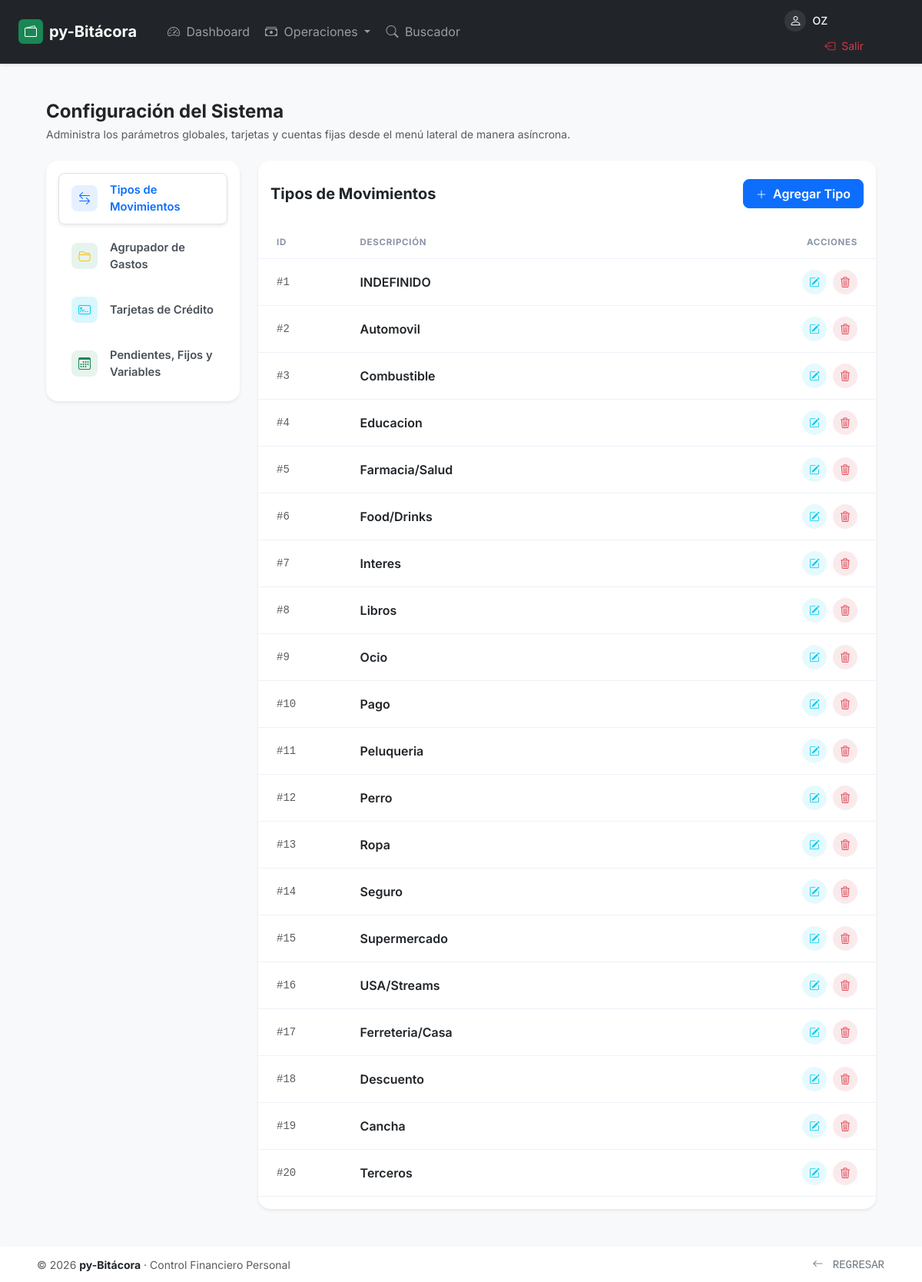
Screenshot of /parametrico (signed in) with the database file from the repository.
### app/models.py (models this page shows, shortened)
class User(UserMixin, db.Model):
    id = db.Column(db.Integer, primary_key=True)
    username = db.Column(db.String(64), index=True, unique=True)
    email = db.Column(db.String(120), index=True, unique=True)
    password_hash = db.Column(db.String(128))
    perfil = db.Column(db.String(128))

class TiposMovimiento(db.Model):
    __tablename__='tipos_movimiento'
    id = db.Column(db.Integer, primary_key=True)
    tipo = db.Column(db.String(100), nullable=False)

### app/routes.py (the view)
@app.route('/parametrico', methods=['GET', 'POST'])
@login_required
def parametrico():
    tipos_movimiento = TiposMovimiento.query.all()
    agrupador_gastos = AgrupadorGastos.query.all()
    gastos_fijos = DeudasPendientes.query.all()
    tarjetas = resumenes_tarjeta_macro() # Tarjetas.query.all()
    return render_template('new_parametrico.html', #'parametrico.html',
                           tipos_movimiento=tipos_movimiento,
                           agrupador_gastos=agrupador_gastos,
                           gastos_fijos=gastos_fijos,
                           tarjetas=tarjetas)

### app/__init__.py (called while the page is built)
@app.context_processor
def inject_utility_functions():
    return dict(
        listar_tipos=listar_tipos,
        listar_tarjetas=listar_tarjetas
    )

### app/models.py (called while the page is built)
@login.user_loader
def load_user(id):
    return User.query.get(int(id))

### app/utilitarios.py (called while the page is built)
def resumenes_tarjeta_macro():
    estados = []
    for tarjeta in Tarjetas.query.all():
        compras, pagos, descuentos, intereses = balance_puntual_tarjeta(tarjeta.id)
        if compras != 0:
            porcentaje_descuento = int((descuentos * 100) / compras)
        else:
            porcentaje_descuento = 0
        estados.append({'id':tarjeta.id, 'banco': tarjeta.banco, 'numero': tarjeta.numero, 'vencimiento': tarjeta.vencimiento, 'estado': tarjeta.estado, 'compras': compras, 'pagos': pagos, 'descuentos': descuentos, 'intereses': intereses, 'porcentaje': porcentaje_descuento})
    return estados

### app/templates/new_parametrico.html (shortened to what this page needs)
{% extends "new_base.html" %}
{% block content %}
<link rel="stylesheet" href="https://cdn.jsdelivr.net/npm/bootstrap-icons@1.11.3/font/bootstrap-icons.min.css">
<div class="container-fluid py-4 bg-light min-vh-100">
    <div class="mb-4">
        <h2 class="h4 mb-1 text-dark fw-bold">Configuración del Sistema</h2>
        <p class="text-muted small mb-0">Administra los parámetros globales, tarjetas y cuentas fijas desde el menú lateral de manera asíncrona.</p>
    </div>
    <div class="row g-4">
        <div class="col-xl-3 col-lg-4">
            <div class="card border-0 shadow-sm rounded-4 p-3 sticky-lg-top" style="top: 2rem; z-index: 1020;">
                <div class="nav flex-column nav-pills custom-nav-pills gap-2" id="v-pills-tab" role="tablist" aria-orientation="vertical">
                    <button class="nav-link active d-flex align-items-center rounded-3 py-3 px-3 border-0 text-start" id="v-pills-tipos-tab" data-bs-toggle="pill" data-bs-target="#v-pills-tipos" type="button" role="tab"><div class="icon-shape bg-primary-soft text-primary rounded-3 me-3 d-flex align-items-center justify-content-center nav-icon-box"><i class="bi bi-arrow-left-right"></i></div><span class="fw-semibold font-size-md">Tipos de Movimientos</span></button>
                    <button class="nav-link d-flex align-items-center rounded-3 py-3 px-3 border-0 text-start" id="v-pills-agrupadores-tab" data-bs-toggle="pill" data-bs-target="#v-pills-agrupadores" type="button" role="tab"><div class="icon-shape bg-warning-soft text-warning rounded-3 me-3 d-flex align-items-center justify-content-center nav-icon-box"><i class="bi bi-folder2-open"></i></div><span class="fw-semibold font-size-md">Agrupador de Gastos</span></button>
                    <button class="nav-link d-flex align-items-center rounded-3 py-3 px-3 border-0 text-start" id="v-pills-tarjetas-tab" data-bs-toggle="pill" data-bs-target="#v-pills-tarjetas" type="button" role="tab"><div class="icon-shape bg-info-soft text-info rounded-3 me-3 d-flex align-items-center justify-content-center nav-icon-box"><i class="bi bi-credit-card-2-front"></i></div><span class="fw-semibold font-size-md">Tarjetas de Crédito</span></button>
                    <button class="nav-link d-flex align-items-center rounded-3 py-3 px-3 border-0 text-start" id="v-pills-fijos-tab" data-bs-toggle="pill" data-bs-target="#v-pills-fijos" type="button" role="tab"><div class="icon-shape bg-success-soft text-success rounded-3 me-3 d-flex align-items-center justify-content-center nav-icon-box"><i class="bi bi-calendar3"></i></div><span class="fw-semibold font-size-md">Pendientes, Fijos y Variables</span></button>
                </div>
            </div>
        </div>
        <div class="col-xl-9 col-lg-8">
            <div class="tab-content" id="v-pills-tabContent">
                <div class="tab-pane fade show active" id="v-pills-tipos" role="tabpanel">
                    <div class="card border-0 shadow-sm rounded-4">
                        <div class="card-header bg-white py-4 d-flex justify-content-between align-items-center border-0 rounded-top-4">
                            <div><h5 class="m-0 fw-bold text-dark">Tipos de Movimientos</h5></div>
                            <button class="btn btn-primary px-3 rounded-3 shadow-none fw-semibold" data-bs-toggle="modal" data-bs-target="#modalTipo" onclick="setModalTipo('nuevo')"><i class="bi bi-plus-lg me-1 small"></i> Agregar Tipo</button>
                        </div>
                        <div class="card-body px-0 pt-0">
                            <div class="table-responsive">
                                <table class="table table-hover align-middle mb-0 custom-table">
                                    <thead><tr class="table-light-header"><th class="ps-4" style="width: 15%">ID</th><th>Descripción</th><th class="text-end pe-4">Acciones</th></tr></thead>
                                    <tbody>
                                        {% for tipo in tipos_movimiento %}
                                        <tr id="row-TIPOS-{{ tipo.id }}">
                                            <td class="ps-4 text-muted small fw-mono">#{{ tipo.id }}</td>
                                            <td><span class="fw-semibold text-dark">{{ tipo.tipo }}</span></td>
                                            <td class="text-end pe-4">
                                                <div class="d-inline-flex gap-2">
                                                    <button class="btn btn-icon btn-light-info" data-bs-toggle="modal" data-bs-target="#modalTipo" onclick="setModalTipo('editar', '{{ tipo.id }}', '{{ tipo.tipo }}')"><i class="bi bi-pencil-square"></i></button>
                                                    <button type="button" class="btn btn-icon btn-light-danger" onclick="eliminarParametrico('TIPOS', '{{ tipo.id }}')"><i class="bi bi-trash3"></i></button>
                                                </div>
                                            </td>
                                        </tr>
                                        {% endfor %}
                                    </tbody>
                                </table>
                            </div>
                        </div>
                    </div>
                </div>
            </div>
        </div>
    </div>
</div>
{% endblock %}

### app/templates/new_base.html (shortened to what this page needs)
<!DOCTYPE html>
<html lang="es" class="h-100">
<head>
    <link href="https://cdn.jsdelivr.net/npm/bootstrap@5.3.3/dist/css/bootstrap.min.css" rel="stylesheet">
    <link rel="stylesheet" href="https://cdn.jsdelivr.net/npm/bootstrap-icons@1.11.3/font/bootstrap-icons.min.css">
</head>
<body class="d-flex flex-column h-100">
    <nav class="navbar navbar-expand-lg navbar-dark bg-dark border-bottom border-secondary border-opacity-25 sticky-top shadow-sm" style="z-index: 1030;">
        <div class="container-fluid px-4">
            <a class="navbar-brand d-flex align-items-center fw-bold text-white fs-5" href="{{ url_for('index') }}">
                <div class="bg-success text-white d-flex align-items-center justify-content-center rounded me-2" style="width: 32px; height: 32px;">
                    <i class="bi bi-wallet2 fs-6"></i>
                </div>
                <span>py-Bitácora</span>
            </a>
            <div class="collapse navbar-collapse" id="appNavbarMenu">
                {% if current_user.is_authenticated %}
                <ul class="navbar-nav me-auto mb-2 mb-lg-0 mt-2 mt-lg-0 ps-lg-3">
                    <li class="nav-item me-1">
                        <a class="nav-link {% if request.endpoint == 'index' %}active text-success fw-medium{% endif %}" href="{{ url_for('index') }}">
                            <i class="bi bi-speedometer2 me-1"></i> Dashboard
                        </a>
                    </li>
                    <li class="nav-item dropdown me-1">
                        <a class="nav-link dropdown-toggle" href="#" id="gastosDropdown" role="button" data-bs-toggle="dropdown" aria-expanded="false">
                            <i class="bi bi-cash-stack me-1"></i> Operaciones
                        </a>
                    </li>
                    <li class="nav-item me-1">
                        <a class="nav-link {% if request.endpoint == 'buscar_movimientos' %}active text-success fw-medium{% endif %}" href="{{ url_for('buscar_movimientos') }}">
                            <i class="bi bi-search me-1"></i> Buscador
                        </a>
                    </li>
                </ul>
                {% endif %}
                <ul class="navbar-nav ms-auto align-items-center flex-row flex-wrap mt-2 mt-lg-0">
                    {% if current_user.is_anonymous %}
                        <li class="nav-item w-100 w-lg-auto">
                            <a href="{{ url_for('login') }}" class="btn btn-sm btn-success w-100 px-3 fw-medium">
                                <i class="bi bi-box-arrow-in-right me-1"></i> Acceder
                            </a>
                        </li>
                    {% else %}
                        <li class="nav-item me-3 text-start text-lg-end">
                            <div class="d-flex align-items-center">
                                <div class="bg-secondary bg-opacity-25 text-white-50 rounded-circle d-flex align-items-center justify-content-center me-2" style="width: 28px; height: 28px;">
                                    <i class="bi bi-person text-white"></i>
                                </div>
                                <span class="navbar-text text-light small fw-medium">
                                    {{ current_user.username | upper }}
                                </span>
                            </div>
                        </li>
                        <li class="nav-item mt-2 mt-lg-0 w-100 w-lg-auto">
                            <a href="{{ url_for('logout') }}" class="btn btn-sm btn-outline-danger w-100 px-3 border-0">
                                <i class="bi bi-box-arrow-left me-1"></i> Salir
                            </a>
                        </li>
                    {% endif %}
                </ul>
            </div>
        </div>
    </nav>
    <main class="flex-shrink-0 my-4">
        <div class="container-fluid px-4 px-lg-5">
            {% block content %}{% endblock %}
        </div>
    </main>
    <footer class="footer mt-auto py-3 bg-white border-top border-light shadow-sm">
        <div class="container-fluid px-4 px-lg-5 d-flex flex-column flex-md-row justify-content-between align-items-center text-center text-md-start">
            <span class="text-muted small mb-2 mb-md-0">&copy; 2026 <strong class="text-dark">py-Bitácora</strong> &middot; Control Financiero Personal</span>
            <div>
                <button onclick="window.history.back();" class="btn btn-sm btn-link text-decoration-none text-secondary p-0 font-monospace small">
                    <i class="bi bi-arrow-left me-1"></i> REGRESAR
                </button>
            </div>
        </div>
    </footer>
</body>
</html>

### app/templates/new_base.html (style rules this page uses)
:root { --bs-primary: #09439a; --bs-primary-rgb: 13, 110, 253; --brand-blue-subtle: #e7f1ff; --brand-blue-emphasis: #0a58ca; --brand-slate-gray: #4b5563; --brand-light-bg: #f8f9fa; }
body { font-family: 'Inter', sans-serif; background-color: var(--brand-light-bg); color: #212529; }
.card, .btn, .nav-link, .badge { transition: all 0.2s ease-in-out; }

### app/templates/new_parametrico.html (style rules this page uses)
.rounded-4 { border-radius: 1rem !important; }
.rounded-top-4 { border-top-left-radius: 1rem !important; border-top-right-radius: 1rem !important; }
.bg-primary-soft { background-color: rgba(13, 110, 253, 0.1) !important; }
.bg-warning-soft { background-color: rgba(25, 135, 84, 0.1) !important; }
.bg-info-soft { background-color: rgba(13, 202, 240, 0.15) !important; }
.bg-success-soft { background-color: rgba(25, 135, 84, 0.1) !important; }
.fw-mono { font-family: monospace; }
.font-size-md { font-size: 0.92rem; }
.py-3 { padding-top: 0.65rem !important; padding-bottom: 0.65rem !important; }
.custom-nav-pills .nav-link { color: #495057; transition: all 0.2s ease; border: 1px solid transparent !important; }
.custom-nav-pills .nav-link.active { background-color: #fff !important; color: #0d6efd !important; box-shadow: 0 0.125rem 0.25rem rgba(0, 0, 0, 0.075) !important; border-color: #dee2e6 !important; }
.nav-icon-box { width: 34px; height: 34px; flex-shrink: 0; }
.custom-table th { font-size: 0.72rem; text-transform: uppercase; letter-spacing: 0.06em; font-weight: 700; color: #8a94a6; border-bottom: 1px solid #edf2f9; padding: 12px; }
.table-light-header { background-color: #f9fbfd; }
.custom-table td { border-bottom: 1px solid #edf2f9; padding: 14px 12px; }
.btn-icon { width: 32px !important; height: 32px !important; display: inline-flex !important; align-items: center !important; justify-content: center !important; border-radius: 50% !important; border: none; font-size: 0.85rem; }
.btn-light-info { color: #0dcaf0; background-color: rgba(13, 202, 240, 0.1); }
.btn-light-danger { color: #dc3545; background-color: rgba(220, 53, 69, 0.1); }

### rows the page displays
User: username "OZ"
TiposMovimiento: id "1", tipo "INDEFINIDO"
TiposMovimiento: id "2", tipo "Automovil"
TiposMovimiento: id "3", tipo "Combustible"
TiposMovimiento: id "4", tipo "Educacion"
TiposMovimiento: id "5", tipo "Farmacia/Salud"
TiposMovimiento: id "6", tipo "Food/Drinks"
TiposMovimiento: id "7", tipo "Interes"
TiposMovimiento: id "8", tipo "Libros"
TiposMovimiento: id "9", tipo "Ocio"
TiposMovimiento: id "10", tipo "Pago"
TiposMovimiento: id "11", tipo "Peluqueria"
TiposMovimiento: id "12", tipo "Perro"
TiposMovimiento: id "13", tipo "Ropa"
TiposMovimiento: id "14", tipo "Seguro"
TiposMovimiento: id "15", tipo "Supermercado"
TiposMovimiento: id "16", tipo "USA/Streams"
TiposMovimiento: id "17", tipo "Ferreteria/Casa"
TiposMovimiento: id "18", tipo "Descuento"
TiposMovimiento: id "19", tipo "Cancha"
TiposMovimiento: id "20", tipo "Terceros"
